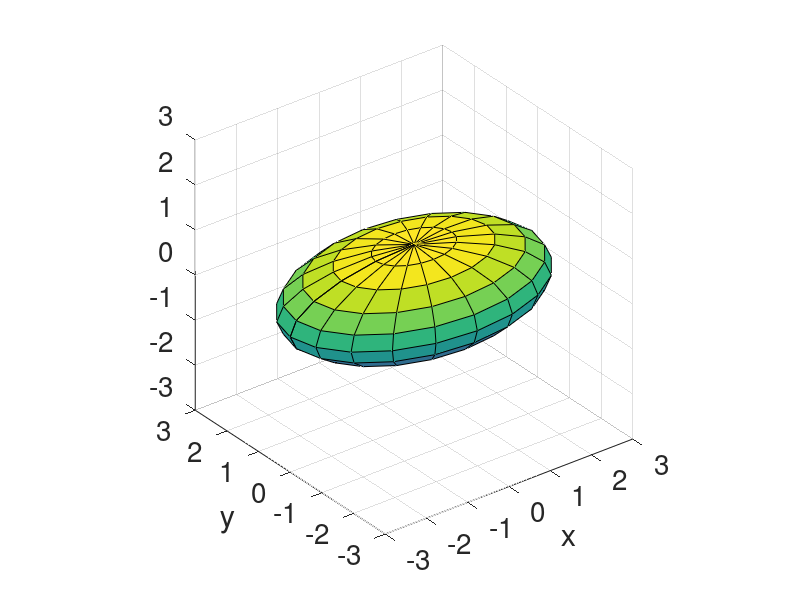
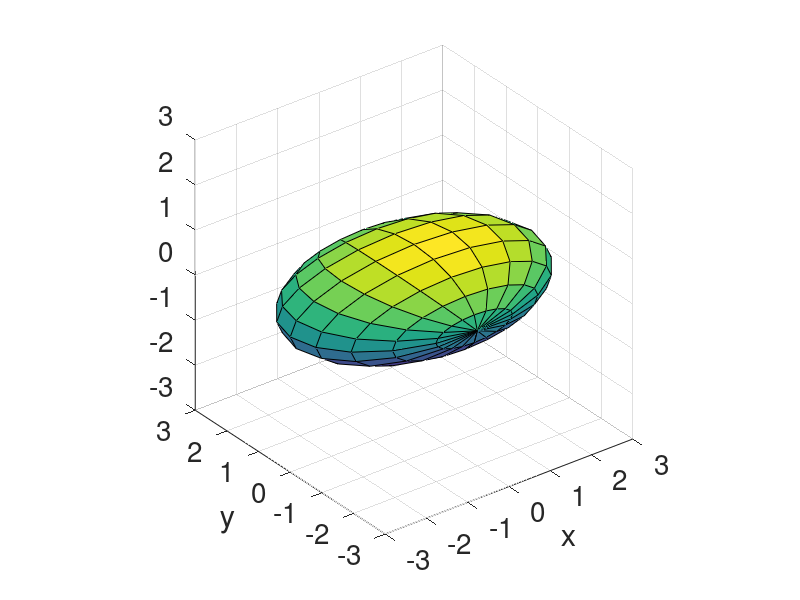

The MATLAB script that drew these images, in order:
function plot_two_grid


clc

% >>>>>>>>>>>>>>>>>>>>>>>>>>>>>>>>>>>>>>>>>>>>>>>>>>>>>>>>>>>>>>>>>>>>>>>>>
a=3; b=2; c=1;
Nthe = 20; Npsi = Nthe/2; 


dthe = 2*pi/Nthe; dpsi=dthe;

the = -pi:dthe:pi; 
psi =   0:dpsi:pi; 

[thegr,psigr]=meshgrid(the,psi);

% >>>>>>>>>>>>>>>>>>>>>>>>>>>>>>>>>>>>>>>>>>>>>>>>>>>>>>>>>>>>>>>>>>>>>>>>>
figure(1);clf(1); 

xgrid = a.*sin(psigr).*cos(thegr);
ygrid = b.*sin(psigr).*sin(thegr);
zgrid = c.*cos(psigr);

surf(xgrid,ygrid,zgrid); hold on; 

set(gca,'fontsize',20); 
xlabel x; ylabel y
axis equal
grid on


% >>>>>>>>>>>>>>>>>>>>>>>>>>>>>>>>>>>>>>>>>>>>>>>>>>>>>>>>>>>>>>>>>>>>>>>>>
figure(2);clf(2); 

zgrid = c.*sin(psigr).*cos(thegr);
xgrid = a.*sin(psigr).*sin(thegr);
ygrid = b.*cos(psigr);

surf(xgrid,ygrid,zgrid); hold on; 


set(gca,'fontsize',20); 
xlabel x; ylabel y
axis equal
grid on